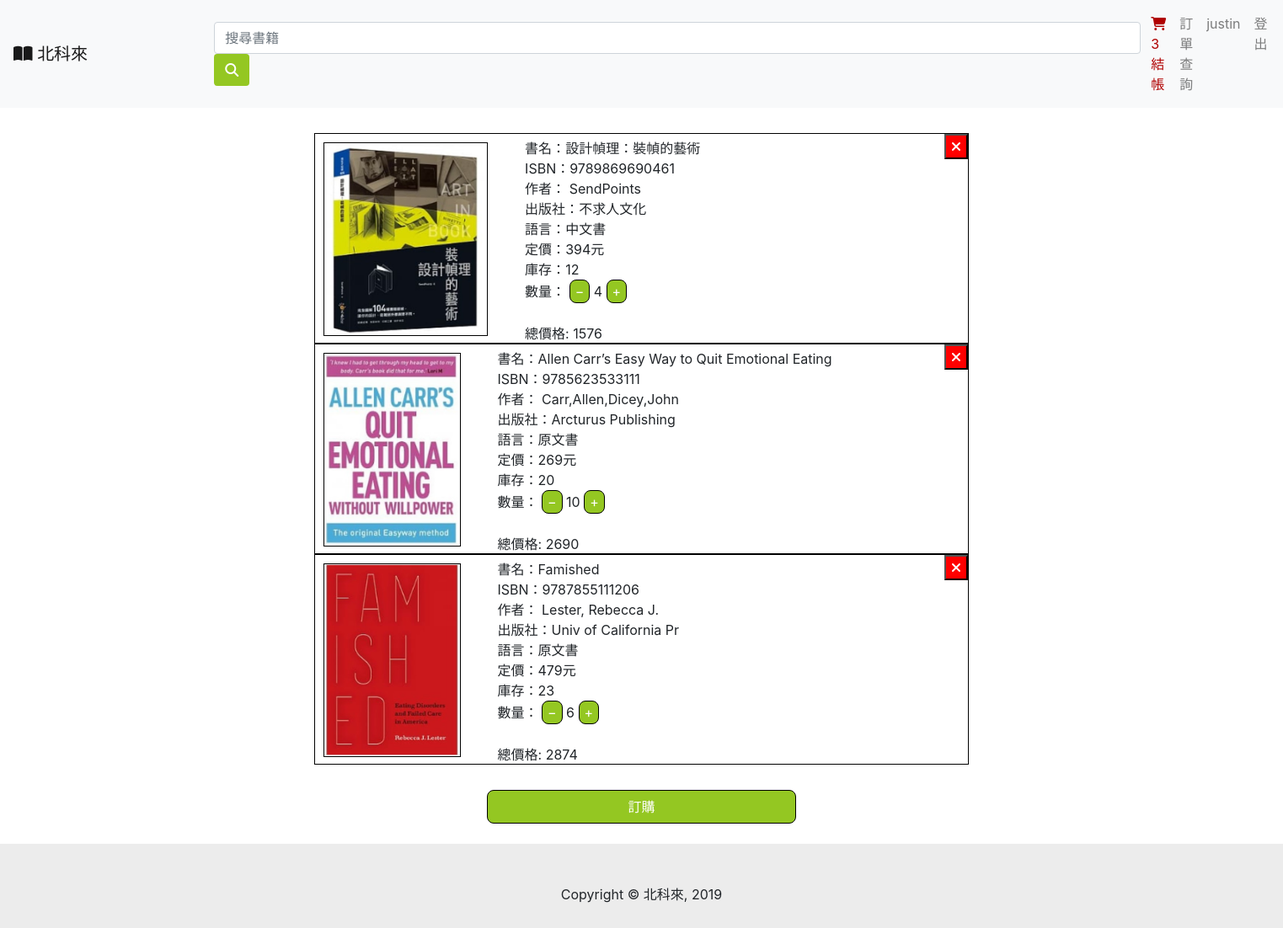
Page /ShoppingCart.php (signed in) on the committed database.
### tables this page shows
CREATE TABLE `Book`(
  `ID` int(11) auto_increment COMMENT 'ID',
  `ISBN` varchar(13) NOT NULL DEFAULT '' COMMENT 'ISBN',
  `Name` varchar(100) NOT NULL DEFAULT '' COMMENT '書名',
  `Date` DATE NOT NULL DEFAULT '1999-01-01' COMMENT '出版日期',
  `Price` int(8) NOT NULL DEFAULT 0 COMMENT '價格',
  `Publisher` varchar(50) COMMENT '出版社',
  `Author` varchar(50) COMMENT '作者',
  `Quantity` int(3) NOT NULL DEFAULT 0 COMMENT '數量',
  `Image_Path` varchar(100) NOT NULL COMMENT '圖片路徑',
  `Introduction` varchar(500) COMMENT '書籍介紹',
  PRIMARY KEY (`ID`, `ISBN`)
) COMMENT '書籍';

CREATE TABLE `Shopping_Cart` (
  `User_ID` int(11) NOT NULL COMMENT '會員ID',
  `Book_ID` int(11) NOT NULL COMMENT '書籍ID',
  `Quantity` int(3) NOT NULL COMMENT '數量',
  PRIMARY KEY (`User_ID`,`Book_ID`),
  FOREIGN KEY (`User_ID`) references UserAccount(`ID`) on delete cascade on update cascade,
  FOREIGN KEY (`Book_ID`) references Book(`ID`) on delete cascade on update cascade
) COMMENT '購物車';

CREATE TABLE `Category` (
  `Book_ID` int(11) NOT NULL COMMENT '書籍ID' ,
  `Language` varchar(10) default'English' COMMENT '語言',
  `Type` varchar(15) COMMENT '類別',
  `Image_Path` varchar(100) NOT NULL COMMENT '圖片路徑',
  `IsEBook` bool COMMENT '是否為電子書',
  FOREIGN KEY (`Book_ID`) references Book(`ID`) on delete cascade on update cascade,
  PRIMARY KEY (`Book_ID`,`Language`,`Type`)
) COMMENT '書籍分類';

### model/DB_Function.php (called while the page is built, shortened)
<?php
function GetShoppingCart($UserID)
{
    connectDB($link);
    $_UserID = mysqli_real_escape_string($link,$UserID);
    $query = "SELECT Book_ID, Quantity FROM shopping_cart WHERE User_ID = '$_UserID'";
    $result = $link->query($query);
    $ShoppingCart = array();
    while($row = $result->fetch_array(MYSQLI_ASSOC))
    {
        array_push($ShoppingCart,$row);
    }
    return $ShoppingCart;
}
function GetBook($BookID)
{
    connectDB($link);
    $_BookID = mysqli_real_escape_string($link,$BookID);
    $query = "SELECT * FROM book WHERE ID = '$_BookID'";
    $result = $link->query($query);
    if($link->affected_rows > 0)
    {
        $Bookinfo = $result->fetch_array(MYSQLI_ASSOC);
        return $Bookinfo;
    }
    return NULL;
}
function GetBookCategory($table, $bookID, $GetInfo){
    connectDB($link);
    $booksql = "select $GetInfo from $table where Book_ID = $bookID ";
    $result = mysqli_query($link, $booksql);
    while ($row = mysqli_fetch_array($result, MYSQLI_ASSOC)){
        return $row[$GetInfo];
    }
}
?>

### ShoppingCart.php (the view, shortened to what this page needs)
<!doctype html>
<html lang="en">
  <head>
    <link rel="stylesheet" href="https://stackpath.bootstrapcdn.com/bootstrap/4.4.1/css/bootstrap.min.css">
    <link rel="stylesheet" href="./css/ShoppingCart.css">
    <link rel="stylesheet" href="https://cdnjs.cloudflare.com/ajax/libs/font-awesome/4.7.0/css/font-awesome.min.css">
  </head>
  <body>
  <nav class="navbar sticky-top navbar-expand-lg navbar-light bg-light">
        <a id="logo" class="navbar-brand" href="./index.php"> <i class="fas fa-book-open" id="logo_icon"></i> 北科來</a>
        <form class="form-inline" role="form" method="GET" action="./searchList.php">
            <input id="search" class="form-control mr-sm-1 ml-auto" type="search" placeholder="搜尋書籍" aria-label="Search" name='keyword'>
            <button id="search_btn" class="btn my-2 my-sm-0" type="button" onclick="location.href='./searchList.php'"><i class="fas fa-search"></i></button>
        </form>
        <ul class="navbar-nav  ml-auto">
            <?php
                if(isset($_SESSION['user']))
                {
                    echo "<li class='nav-item'>";
                    echo "<a class='nav-link' href='./ShoppingCart.php' id='check_out_nav_item'><i class='fas fa-shopping-cart'></i>".strval($_SESSION['ShoppingCartNum'])."結帳</a>";
                    echo "</li>";
                    echo '<li class="nav-item">';
                    echo '<a class="nav-link" href="./orders.php">訂單查詢</a>';
                    echo '</li>';
                    echo "<li class='nav-item'>";
                    echo "<a class='nav-link' href=''>".$_SESSION['user']."</a>";
                    echo "</li>";
                    echo "<li class='nav-item'>";
                    echo "<a class='nav-link' href='./Controller/logout.php'>登出</a>";
                    echo "</li>";
                }
            ?>
    </nav>
    <div class="container">
      <?php
        $ShoppingCartList = GetShoppingCart($_SESSION['userid']);
        for($i = 0;$i < count($ShoppingCartList); $i++)
        {
          $BookInfo = GetBook($ShoppingCartList[$i]['Book_ID']);
      ?>
      <div class="box" id=<?php echo "product_box".strval($i)?>>
        <div class="product">
          <img src=<?php echo $BookInfo['Image_Path']; ?> width= 230px height=230px>
          <ul class="info">
            <li>書名：<?php echo $BookInfo['Name']; ?></li>
            <li id=<?php echo "ISBN".strval($i); ?>>ISBN：<?php echo $BookInfo['ISBN']; ?></li>
            <li>作者： <?php echo $BookInfo['Author']; ?></li>
            <li>出版社：<?php echo $BookInfo['Publisher']; ?></li>
            <li>語言：<?php echo GetBookCategory("category",$ShoppingCartList[$i]['Book_ID'],"Language"); ?></li>
            <li>定價：<span id=<?php echo "price".strval($i)?>><?php echo $BookInfo['Price']; ?></span>元</li>
            <li>庫存：<span id=<?php echo "stock".strval($i)?>><?php echo $BookInfo['Quantity']; ?></span></li>
            <li>
              <div class="minus-plus_box">
                  數量：
                  <button class="button"id=<?php echo "minusBtn".strval($i)?>>−</button>
                  <span id=<?php echo"quantity".strval($i)?> name="quantity"><?php echo $ShoppingCartList[$i]['Quantity'];?></span>
                  <button class="button"id=<?php echo "plusBtn".strval($i)?>>+</button>
              </div>
            </li>
            <li><br>總價格: <span id=<?php echo "total_price".strval($i)?>><?php echo $ShoppingCartList[$i]['Quantity'] * $BookInfo['Price'];?></span></li>
          </ul>
          <div class="cancel_btn">
            <button class="cancel" id=<?php echo "cancel".strval($i)?> title="取消商品"><i class="fa fa-close"></i></button>
          </div>
        </div>
      </div>
      <?php
        }
      ?>
    </div>
    <div class="container">
      <button class="button order_btn" type="button" id = "Send">訂購</button>
    </div>
    <footer class="mt-4">
        <p class="text-center pt-5">Copyright © 北科來, 2019<p>
    </footer>
  </body>
</html>

### css/ShoppingCart.css (style rules this page uses)
footer { text-align: center; background-color: #ECECEC; height: 100px; position: relative; margin-top: -100px; }
#logo { margin-right: 150px; }
#search { width: 1100px; }
#check_out_nav_item { color:#B00000; }
#search_btn { color: white; background-color: #94C722; }
.container { margin-top: 30px; }
.box { margin: 0 15%; }
.product { height : 250px; border : 0.5px solid black; display : flex; }
img { width : 230px; height : 230px; margin: 10px 5px 10px 10px; border: 0.5px solid black; }
ul li { list-style-type: none; }
.info { width : 100%; margin : 5px 0; padding : 0 5%; }
.cancel_btn { float:right; }
.cancel { right:10px; color:white; background-color: red; }
.button { text-align: center; border-radius: 8px; border : 0.5px solid black; background-color: #94C722; color : white; }
.order_btn { display: block; margin: 0 auto; padding: 7px 15%; text-align: center; }

### rows in the picture
book: Image_Path (picture), Name "設計幀理：裝幀的藝術", ISBN "9789869690461", Author "SendPoints", Publisher "不求人文化", Price "394", Quantity "12"
shopping_cart: Book_ID.Language "中文書", Quantity "4", $ShoppingCartList[$i]['Quantity']*$BookInfo['Price'] "1576"
book: Image_Path (picture), Name "Allen Carr’s Easy Way to Quit Emotional Eating", ISBN "9785623533111", Author "Carr,Allen,Dicey,John", Publisher "Arcturus Publishing", Price "269", Quantity "20"
shopping_cart: Book_ID.Language "原文書", Quantity "10", $ShoppingCartList[$i]['Quantity']*$BookInfo['Price'] "2690"
book: Image_Path (picture), Name "Famished", ISBN "9787855111206", Author "Lester, Rebecca J.", Publisher "Univ of California Pr", Price "479", Quantity "23"
shopping_cart: Book_ID.Language "原文書", Quantity "6", $ShoppingCartList[$i]['Quantity']*$BookInfo['Price'] "2874"

### other values in the picture
$_SESSION['ShoppingCartNum'] "3"
$_SESSION['user'] "justin"
